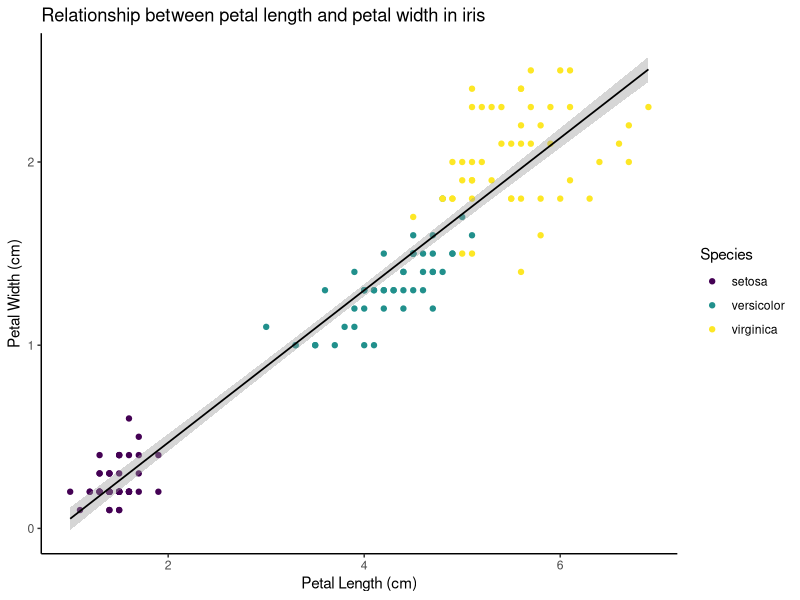

Reproduce this figure in R.
## ---- chunk 1
library(ggplot2)
ggplot(iris, aes(Petal.Length, Petal.Width)) +
  geom_point(aes(colour = Species)) +
  geom_smooth(method = "lm", colour = "black", size = .6) +
  ggtitle("Relationship between petal length and petal width in iris") +
  xlab("Petal Length (cm)") +
  ylab("Petal Width (cm)") +
  scale_colour_viridis_d() +
  theme_classic()
